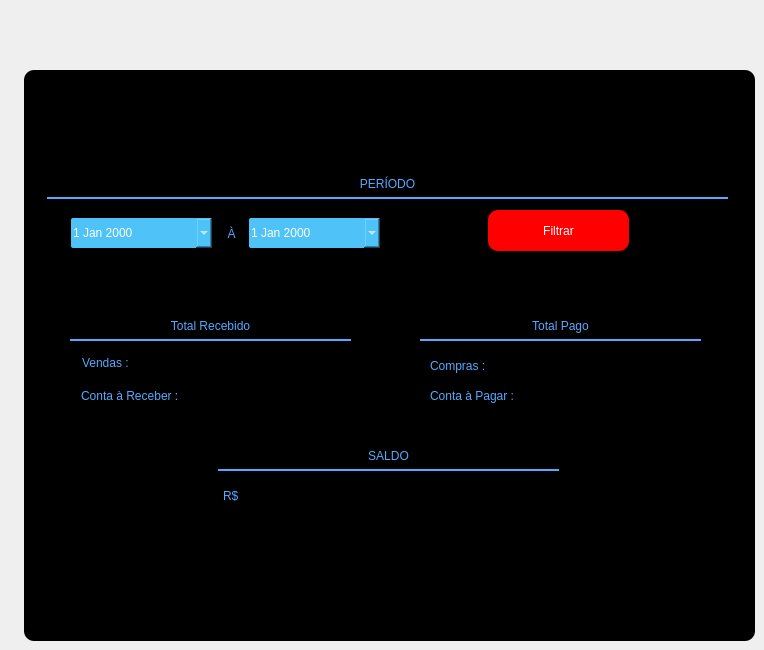
       <widget class="QWidget" name="formHome">
        <widget class="QWidget" name="frame_home_produtos" native="true">
         <property name="geometry">
          <rect>
           <x>24</x>
           <y>70</y>
           <width>731</width>
           <height>571</height>
          </rect>
         </property>
         <property name="styleSheet">
          <string notr="true">QWidget{
	background-color: rgb(0, 0, 0);
	font: 12pt &quot;Arial&quot;;
	color: rgb(255, 255, 255);
	border:none;
	border-radius: 10px;
}</string>
         </property>
         <widget class="QDateEdit" name="home_data_inicial">
          <property name="geometry">
           <rect>
            <x>47</x>
            <y>148</y>
            <width>141</width>
            <height>30</height>
           </rect>
          </property>
          <property name="styleSheet">
           <string notr="true">QDateEdit{
	background-color: #4fc2f7;
	font: 12pt &quot;Arial&quot;;
	color: rgb(255, 255, 255);
	border:none;
	border-radius: 2px;
}

QCalendarWidget QAbstractItemView:enabled {
  	color: #000;  
  	background-color: #F1F1F1;  
  	selection-color: rgb(0, 255, 0);
  	selection-background-color: rgb(64, 64, 64); 
  }</string>
          </property>
          <property name="calendarPopup">
           <bool>true</bool>
          </property>
         </widget>
         <widget class="QDateEdit" name="home_data_final">
          <property name="geometry">
           <rect>
            <x>225</x>
            <y>148</y>
            <width>131</width>
            <height>30</height>
           </rect>
          </property>
          <property name="styleSheet">
           <string notr="true">QDateEdit{
	background-color: #4fc2f7;
	font: 12pt &quot;Arial&quot;;
	color: rgb(255, 255, 255);
	border:none;
	border-radius: 2px;
}

QCalendarWidget QAbstractItemView:enabled {
  	color: #000;  
  	background-color: #F1F1F1;  
  	selection-color: rgb(0, 255, 0);
  	selection-background-color: rgb(64, 64, 64); 
  }</string>
          </property>
          <property name="calendarPopup">
           <bool>true</bool>
          </property>
         </widget>
         <widget class="QLabel" name="lbl_home_vogal">
          <property name="geometry">
           <rect>
            <x>197</x>
            <y>148</y>
            <width>21</width>
            <height>31</height>
           </rect>
          </property>
          <property name="styleSheet">
           <string notr="true">font: 14pt &quot;Arial&quot;;
color: rgb(85, 170, 255);
background-color: rgb(0, 0, 0);
</string>
          </property>
          <property name="text">
           <string>À</string>
          </property>
          <property name="alignment">
           <set>Qt::AlignmentFlag::AlignCenter</set>
          </property>
         </widget>
         <widget class="QLabel" name="lbl_home_saldo_value">
          <property name="geometry">
           <rect>
            <x>199</x>
            <y>410</y>
            <width>171</width>
            <height>31</height>
           </rect>
          </property>
          <property name="styleSheet">
           <string notr="true">QLabel {
	font: 14pt &quot;Arial&quot;;
	color: rgb(85, 170, 255);
	background-color: rgb(0, 0, 0);
}</string>
          </property>
          <property name="text">
           <string>R$</string>
          </property>
          <property name="alignment">
           <set>Qt::AlignmentFlag::AlignLeading|Qt::AlignmentFlag::AlignLeft|Qt::AlignmentFlag::AlignVCenter</set>
          </property>
         </widget>
         <widget class="QPushButton" name="btn_home_filtrar">
          <property name="geometry">
           <rect>
            <x>464</x>
            <y>140</y>
            <width>141</width>
            <height>41</height>
           </rect>
          </property>
          <property name="styleSheet">
           <string notr="true">QPushButton {
	font: 10pt &quot;Arial&quot;;
	background-color: rgb(255, 0, 0);
	color: #FFF;
 }
QPushButton:hover{
	background-color: rgb(236, 59, 23);
}</string>
          </property>
          <property name="text">
           <string>Filtrar</string>
          </property>
          <property name="icon">
           <iconset>
            <normaloff>icons/iconFilter.png</normaloff>icons/iconFilter.png</iconset>
          </property>
          <property name="iconSize">
           <size>
            <width>32</width>
            <height>32</height>
           </size>
          </property>
          <property name="checkable">
           <bool>true</bool>
          </property>
          <property name="checked">
           <bool>false</bool>
          </property>
          <property name="autoExclusive">
           <bool>true</bool>
          </property>
         </widget>
        </widget>
        <widget class="QLabel" name="lbl_home_periodo">
         <property name="geometry">
          <rect>
           <x>47</x>
           <y>168</y>
           <width>681</width>
           <height>31</height>
          </rect>
         </property>
         <property name="styleSheet">
          <string notr="true">QLabel {
	font: 14pt &quot;Arial&quot;;
	color: rgb(85, 170, 255);
	background-color: rgb(0, 0, 0);
	border-bottom: 2px solid;
	border-bottom-color: rgb(85, 170, 255);
}</string>
         </property>
         <property name="text">
          <string>PERÍODO</string>
         </property>
         <property name="alignment">
          <set>Qt::AlignmentFlag::AlignCenter</set>
         </property>
        </widget>
        <widget class="QLabel" name="lbl_home_venda_value">
         <property name="geometry">
          <rect>
           <x>82</x>
           <y>347</y>
           <width>261</width>
           <height>31</height>
          </rect>
         </property>
         <property name="styleSheet">
          <string notr="true">QLabel {
	font: 14pt &quot;Arial&quot;;
	color: rgb(85, 170, 255);
	background-color: rgb(0, 0, 0);
}</string>
         </property>
         <property name="text">
          <string>Vendas :</string>
         </property>
         <property name="alignment">
          <set>Qt::AlignmentFlag::AlignLeading|Qt::AlignmentFlag::AlignLeft|Qt::AlignmentFlag::AlignVCenter</set>
         </property>
        </widget>
        <widget class="QLabel" name="lbl_home_conta_receber_value">
         <property name="geometry">
          <rect>
           <x>81</x>
           <y>380</y>
           <width>271</width>
           <height>31</height>
          </rect>
         </property>
         <property name="styleSheet">
          <string notr="true">QLabel {
	font: 14pt &quot;Arial&quot;;
	color: rgb(85, 170, 255);
	background-color: rgb(0, 0, 0);
}</string>
         </property>
         <property name="text">
          <string>Conta à Receber :</string>
         </property>
         <property name="alignment">
          <set>Qt::AlignmentFlag::AlignLeading|Qt::AlignmentFlag::AlignLeft|Qt::AlignmentFlag::AlignVCenter</set>
         </property>
        </widget>
        <widget class="QLabel" name="lbl_home_compra_value">
         <property name="geometry">
          <rect>
           <x>430</x>
           <y>350</y>
           <width>261</width>
           <height>31</height>
          </rect>
         </property>
         <property name="styleSheet">
          <string notr="true">QLabel {
	font: 14pt &quot;Arial&quot;;
	color: rgb(85, 170, 255);
	background-color: rgb(0, 0, 0);
}</string>
         </property>
         <property name="text">
          <string>Compras :</string>
         </property>
         <property name="alignment">
          <set>Qt::AlignmentFlag::AlignLeading|Qt::AlignmentFlag::AlignLeft|Qt::AlignmentFlag::AlignVCenter</set>
         </property>
        </widget>
        <widget class="QLabel" name="lbl_home_conta_pagar_value">
         <property name="geometry">
          <rect>
           <x>430</x>
           <y>380</y>
           <width>261</width>
           <height>31</height>
          </rect>
         </property>
         <property name="styleSheet">
          <string notr="true">QLabel {
	font: 14pt &quot;Arial&quot;;
	color: rgb(85, 170, 255);
	background-color: rgb(0, 0, 0);
}</string>
         </property>
         <property name="text">
          <string>Conta à Pagar :</string>
         </property>
         <property name="alignment">
          <set>Qt::AlignmentFlag::AlignLeading|Qt::AlignmentFlag::AlignLeft|Qt::AlignmentFlag::AlignVCenter</set>
         </property>
        </widget>
        <widget class="QLabel" name="lbl_home_total_recebido">
         <property name="geometry">
          <rect>
           <x>70</x>
           <y>310</y>
           <width>281</width>
           <height>31</height>
          </rect>
         </property>
         <property name="styleSheet">
          <string notr="true">QLabel {
	font: 14pt &quot;Arial&quot;;
	color: rgb(85, 170, 255);
	background-color: rgb(0, 0, 0);
	border-bottom: 2px solid;
	border-bottom-color: rgb(85, 170, 255);
}</string>
         </property>
         <property name="text">
          <string>Total Recebido</string>
         </property>
         <property name="alignment">
          <set>Qt::AlignmentFlag::AlignCenter</set>
         </property>
        </widget>
        <widget class="QLabel" name="lbl_home_total_pago">
         <property name="geometry">
          <rect>
           <x>420</x>
           <y>310</y>
           <width>281</width>
           <height>31</height>
          </rect>
         </property>
         <property name="styleSheet">
          <string notr="true">QLabel {
	font: 14pt &quot;Arial&quot;;
	color: rgb(85, 170, 255);
	background-color: rgb(0, 0, 0);
	border-bottom: 2px solid;
	border-bottom-color: rgb(85, 170, 255);
}</string>
         </property>
         <property name="text">
          <string>Total Pago</string>
         </property>
         <property name="alignment">
          <set>Qt::AlignmentFlag::AlignCenter</set>
         </property>
        </widget>
        <widget class="QLabel" name="lbl_home_saldo">
         <property name="geometry">
          <rect>
           <x>218</x>
           <y>440</y>
           <width>341</width>
           <height>31</height>
          </rect>
         </property>
         <property name="styleSheet">
          <string notr="true">QLabel {
	font: 14pt &quot;Arial&quot;;
	color: rgb(85, 170, 255);
	background-color: rgb(0, 0, 0);
	border-bottom: 2px solid;
	border-bottom-color: rgb(85, 170, 255);
}</string>
         </property>
         <property name="text">
          <string>SALDO</string>
         </property>
         <property name="alignment">
          <set>Qt::AlignmentFlag::AlignCenter</set>
         </property>
        </widget>
       </widget>
